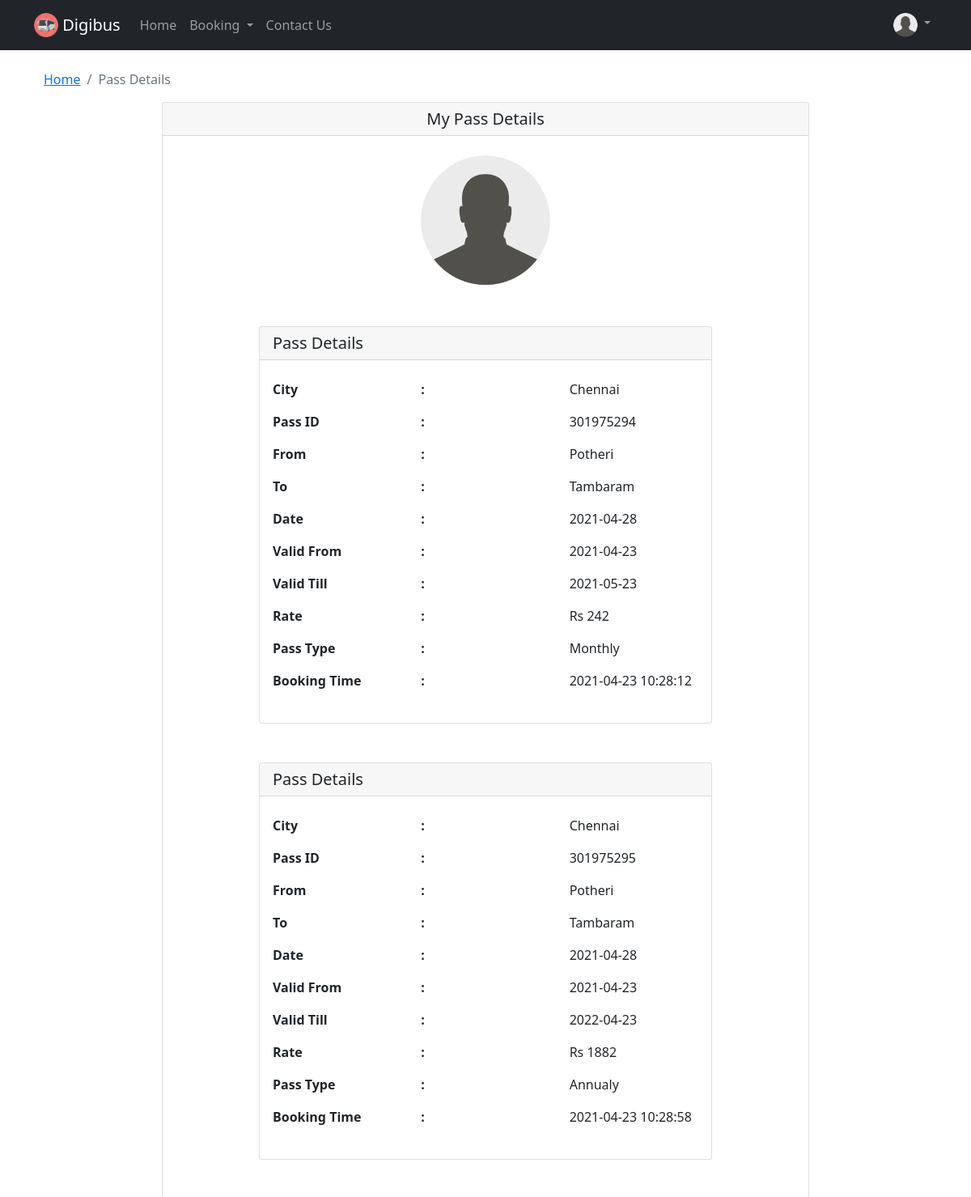
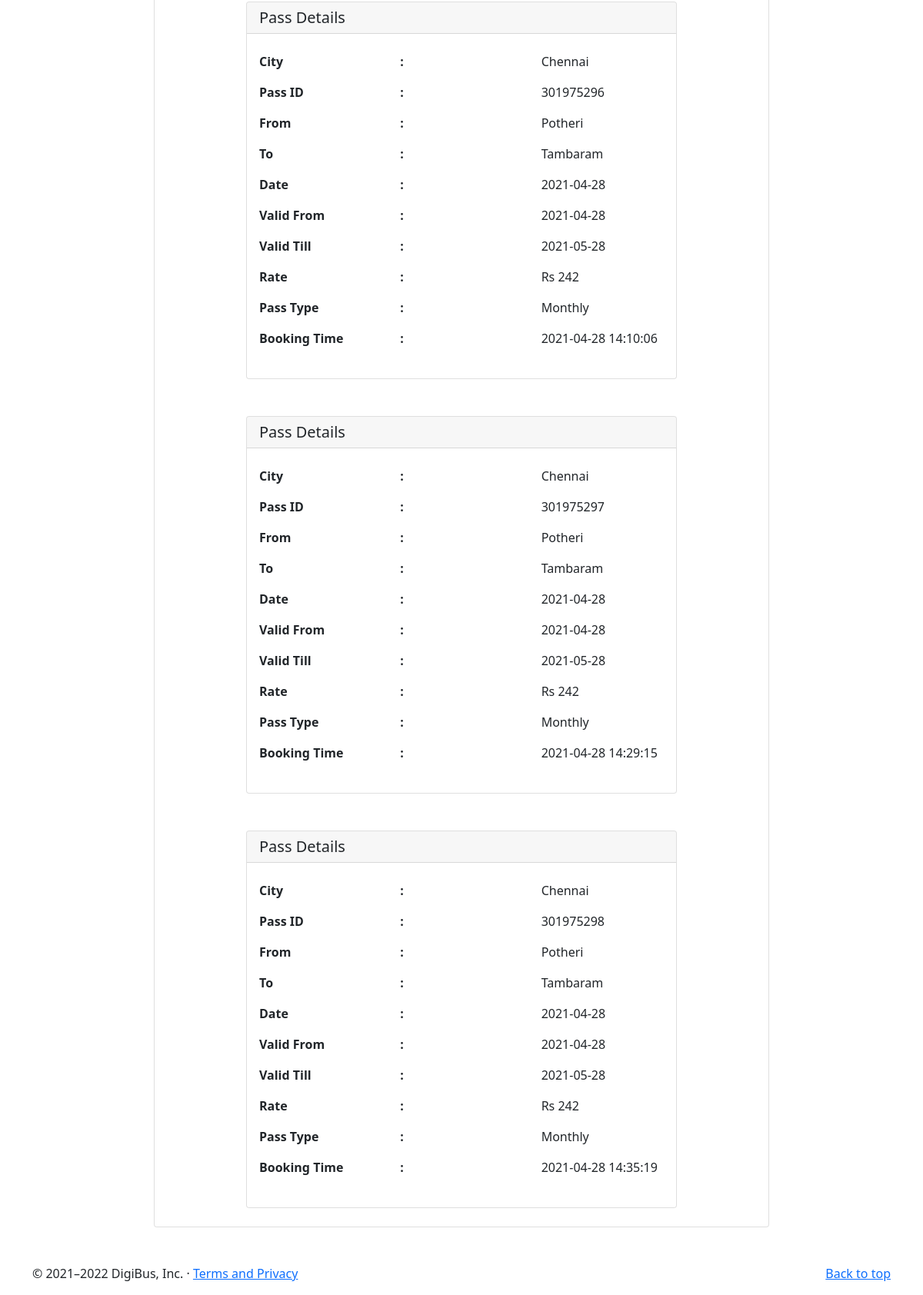
/viewpass (signed in), run on the app's committed database (2 pictures, top to bottom).
### flaskblog/models.py (models this page shows, shortened)
class Pass(db.Model):
    id = db.Column(db.Integer, primary_key=True)
    city = db.Column(db.String(100), nullable=False)
    source = db.Column(db.String(100), nullable=False)
    dest = db.Column(db.String(100), nullable=False)
    date = db.Column(db.DateTime, nullable=False, default=datetime.now)
    price = db.Column(db.Integer, nullable=False, default=200)
    pass_type = db.Column(db.String(100), nullable=False)
    booking_date = db.Column(db.DateTime, nullable=False,default=datetime.now)
    expiry = db.Column(db.DateTime, nullable=False, default=datetime.now)
    user_id = db.Column(db.Integer, db.ForeignKey('user.id'), nullable=False)

### flaskblog/routes.py (the view, shortened to what this page needs)
@app.route('/viewpass')
@login_required
def viewpass():
    global ans
    user = User.query.get(current_user.id)
    user_pass = Pass.query.filter_by(user_id=user.id).all()
    if user_pass:
        for upass in user_pass:
            if upass.expiry.date() <= datetime.now().date():
                    Pass.query.filter_by(id=upass.id).delete()
                    db.session.commit()
        image_file = url_for('static', filename='profile_pics/' + current_user.image_file)
        return render_template('viewpass.html', title='Pass Details', image_file=image_file,pass_det=user_pass,user_id=User.query.get(current_user.id).id, Pass = Pass,date_now=datetime.now())
    else:
        flash('No Passes Booked', 'danger')
        image_file = url_for('static', filename='profile_pics/' + current_user.image_file)
        return render_template('viewpass.html', title='Pass Details', image_file=image_file,pass_det=[])
    return render_template('viewpass.html', title='Pass Details', image_file=image_file,pass_det=[], Pass=Pass)

### flaskblog/models.py (called while the page is built)
@login_manager.user_loader
def load_user(user_id):
    return User.query.get(int(user_id))

### flaskblog/templates/viewpass.html (shortened to what this page needs)
{% extends "layout1.html" %}
{% block content %}
<div class="container">
  <div class="mt-4">
    <nav aria-label="breadcrumb">
        <ol class="breadcrumb">
            <li class="breadcrumb-item"><a href="{{ url_for('home') }}">Home</a></li>
            <li class="breadcrumb-item active" aria-current="page">Pass Details</li>
        </ol>
    </nav>
  </div>
    <div class="card mx-auto" style="width: 50rem;">
      <h5 class="card-header text-center">My Pass Details</h5>
      <img src="{{ image_file }}" class="rounded-circle account-img mx-auto my-4" style="width: 10rem;">
      {% if pass_det %}
        {% for pass in pass_det %}
          <div class="card mx-auto my-4" style="width: 35rem;">
            <h5 class="card-header text-left">Pass Details</h5>
            <div class="card-body my-2">
              <div class="row">
                <div class="col-sm">
                  <p class="fw-bold">City</p>
                  <p class="fw-bold">Pass ID</p>
                  <p class="fw-bold">From</p>
                  <p class="fw-bold">To</p>
                  <p class="fw-bold">Date</p>
                  <p class="fw-bold">Valid From</p>
                  <p class="fw-bold">Valid Till</p>
                  <p class="fw-bold">Rate</p>
                  <p class="fw-bold">Pass Type</p>
                  <p class="fw-bold">Booking Time</p>
                </div>
                <div class="col-sm">
                  <p class="fw-bold">:</p>
                  <p class="fw-bold">:</p>
                  <p class="fw-bold">:</p>
                  <p class="fw-bold">:</p>
                  <p class="fw-bold">:</p>
                  <p class="fw-bold">:</p>
                  <p class="fw-bold">:</p>
                  <p class="fw-bold">:</p>
                  <p class="fw-bold">:</p>
                  <p class="fw-bold">:</p>
                </div>
                <div class="col-sm">
                  <p class="fw-normal">{{ pass.city }}</p>
                  <p class="fw-normal">{{ pass.id + 301975291 + user_id }}</p>
                  <p class="fw-normal">{{ pass.source }}</p>
                  <p class="fw-normal">{{ pass.dest }}</p>
                  <p class="fw-normal">{{ date_now.date() }}</p>
                  <p class="fw-normal">{{ pass.date.date() }}</p>
                  <p class="fw-normal">{{ pass.expiry.date() }}</p>
                  <p class="fw-normal">Rs {{ pass.price }}</p>
                  <p class="fw-normal">{{ pass.pass_type }}</p>
                  <p class="fw-normal">{{ pass.booking_date.strftime("%Y-%m-%d %H:%M:%S") }}</p>
                </div>
              </div>
            </div>
          </div>
        {% endfor %}
      {% endif %}
    </div>
</div>
{% endblock content %}

### flaskblog/templates/layout1.html (shortened to what this page needs)
<!doctype html>
<html lang="en">
<head>
    <link href="https://cdn.jsdelivr.net/npm/bootstrap@5.0.0-beta2/dist/css/bootstrap.min.css" rel="stylesheet"
>
    <link rel="stylesheet" type="text/css" herf="{{ url_for('static', filename='main.css') }}">
</head>
<body>
    <nav class="navbar navbar-expand-lg navbar-dark bg-dark fixed-top">
        <div class="container">
            <a class="navbar-brand mr-4" href="{{ url_for('home') }}">
                <img src="{{ url_for('static', filename='logo2.png') }}" alt="" width="" height="30" class="d-inline-block align-top">
                Digibus
            </a>
            <div class="collapse navbar-collapse" id="navbarSupportedContent">
                <ul class="navbar-nav me-auto mb-2 mb-lg-0">
                    <li class="nav-item">
                        <a class="nav-link" aria-current="page" href="{{ url_for('home') }}">Home</a>
                    </li>
                    <li class="nav-item dropdown">
                        <a class="nav-link dropdown-toggle" href="#" id="navbarDropdown" role="button"
                            data-bs-toggle="dropdown" aria-expanded="false">
                            Booking
                        </a>
                    </li>
                    <li class="nav-item">
                        <a class="nav-link" href="{{ url_for('contact') }}">Contact Us</a>
                    </li>
                </ul>
                <div class="navbar-nav">
                    {% if current_user.is_authenticated %}
                    <li class="nav-item dropdown">
                            <a class="nav-link dropdown-toggle" href="#" id="navbarDropdown" role="button"
                                data-bs-toggle="dropdown" aria-expanded="false">
                                <img src="{{ image_file }}" height="30" class="rounded-circle d-inline-block align-top">
                            </a>
                        </li>
                    {% else %}
                        <div class="my-1">
                            <a href="{{ url_for('login') }}"><button class="btn btn-outline-success mx-2">Login</button></a>
                            <a href="{{ url_for('signup') }}"><button class="btn btn-outline-success">SignUp</button></a>
                        </div>
                    {% endif %}
                </div>
            </div>
        </div>
    </nav>
    <main role="main" class="">
        <div class="row">
            <div class="col-md">
                {% block content %}{% endblock %}
            </div>
        </div>
    </main>
    <footer class="container mt-5">
        <p class="float-end"><a href="#">Back to top</a></p>
        <p>© 2021–2022 DigiBus, Inc. · <a href="{{ url_for('terms_privacy') }}">Terms and Privacy</a></p>
    </footer>
</body>
</html>

### flaskblog/templates/layout1.html (style rules this page uses)
body { padding-top: 62px; }

### data on the page
Pass: city "Chennai", id "301975294", source "Potheri", dest "Tambaram", date "2021-04-23", expiry "2021-05-23", price "242", pass_type "Monthly", booking_date "2021-04-23 10:28:12"
Pass: city "Chennai", id "301975295", source "Potheri", dest "Tambaram", date "2021-04-23", expiry "2022-04-23", price "1882", pass_type "Annualy", booking_date "2021-04-23 10:28:58"
Pass: city "Chennai", id "301975296", source "Potheri", dest "Tambaram", date "2021-04-28", expiry "2021-05-28", price "242", pass_type "Monthly", booking_date "2021-04-28 14:10:06"
Pass: city "Chennai", id "301975297", source "Potheri", dest "Tambaram", date "2021-04-28", expiry "2021-05-28", price "242", pass_type "Monthly", booking_date "2021-04-28 14:29:15"
Pass: city "Chennai", id "301975298", source "Potheri", dest "Tambaram", date "2021-04-28", expiry "2021-05-28", price "242", pass_type "Monthly", booking_date "2021-04-28 14:35:19"
